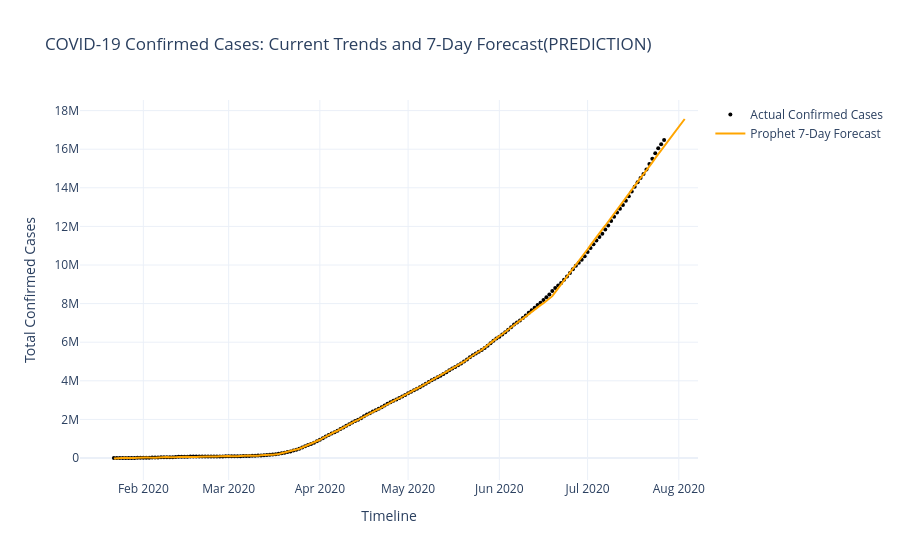

The notebook cell this image was saved under:
### Code cell
fig_forecast = go.Figure()

fig_forecast.add_trace(go.Scatter(
    x=prophet_input['ds'], 
    y=prophet_input['y'], 
    mode='markers', 
    name='Actual Confirmed Cases',
    marker=dict(color='black', size=4)
))

fig_forecast.add_trace(go.Scatter(
    x=forecast_data['ds'], 
    y=forecast_data['yhat'], 
    mode='lines', 
    name='Prophet 7-Day Forecast',
    line=dict(color='orange', width=2)
))

fig_forecast.update_layout(
    title='COVID-19 Confirmed Cases: Current Trends and 7-Day Forecast(PREDICTION)',
    xaxis_title='Timeline',
    yaxis_title='Total Confirmed Cases',
    hovermode='x unified',
    template='plotly_white'
)

fig_forecast.show()

### Figure 1 — Plotly figure (JSON) as saved in the notebook; plotly's stock layout.template omitted (floating-point values rounded to 4 significant figures; data arrays with more than 128 entries replaced by an {"elided": "..."} marker saying what was removed)
{"data": [{"marker": {"color": "black", "size": 4}, "mode": "markers", "name": "Actual Confirmed Cases", "type": "scatter", "x": {"elided": "188 str values"}, "y": {"elided": "188 int values"}}, {"line": {"color": "orange", "width": 2}, "mode": "lines", "name": "Prophet 7-Day Forecast", "type": "scatter", "x": {"elided": "195 str values"}, "y": {"elided": "195 float values"}}], "layout": {"autosize": true, "hovermode": "x unified", "title": {"text": "COVID-19 Confirmed Cases: Current Trends and 7-Day Forecast(PREDICTION)"}, "xaxis": {"autorange": true, "range": ["2020-01-10 17:50:43.8413", "2020-08-07 06:09:16.1587"], "title": {"text": "Timeline"}, "type": "date"}, "yaxis": {"autorange": true, "range": [-1325000.0, 18560000.0], "title": {"text": "Total Confirmed Cases"}, "type": "linear"}}}
